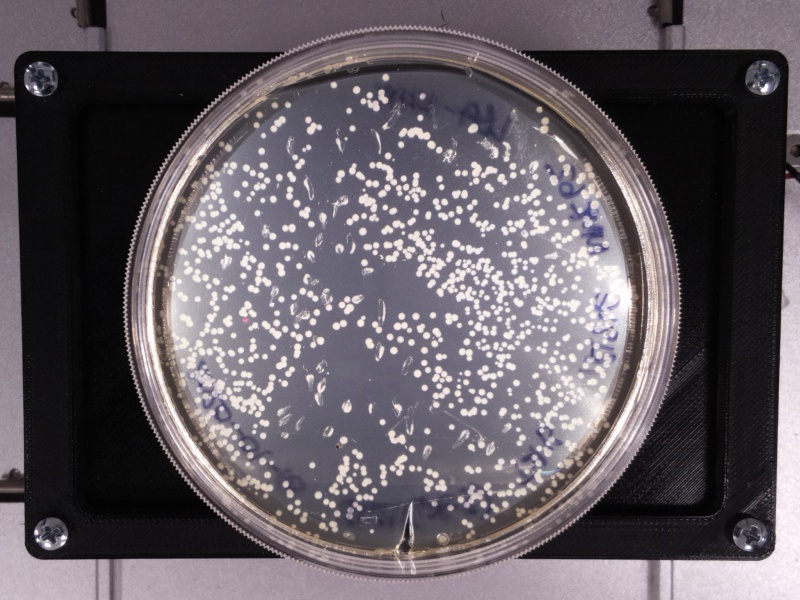
#> input picture src/tests/picture.jpg, 800 x 600 px
$ python colonyDetection.py
#> lines starting #> are read from the running program, lines starting #| are printed output that depends on the picture; after the words box and inside, x2 and y2 are one past the last pixel; in counts of white or black regions, pixels touching at a corner belong together
#!/usr/bin/env python
# -*- coding: utf-8 -*-


import cv2
from copy import deepcopy
import numpy as np

SOURCE="picture.jpg"
BACKGROUND_SOURCE="emptyplate.jpg"

def trackbarCallback(val):
    return val

cv2.namedWindow("win")
cv2.createTrackbar("th", "win" , 149, 255, trackbarCallback)


img=cv2.imread(SOURCE)
#> img is the input picture: shape (600, 800, 3); mean B, G, R 100.2, 93.7, 100.7
bg=cv2.imread(BACKGROUND_SOURCE)
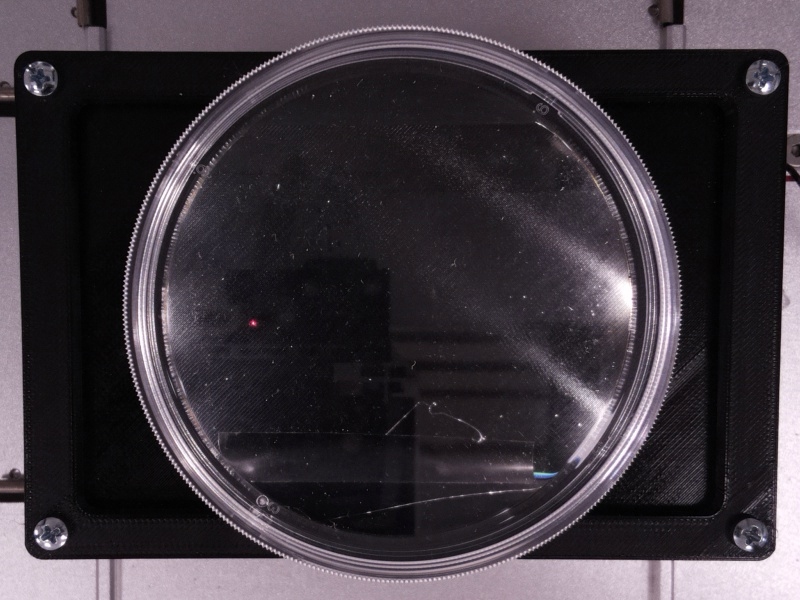
#> input picture src/tests/emptyplate.jpg, 800 x 600 px
#> bg is the input picture: shape (600, 800, 3); mean B, G, R 63.1, 56.4, 63.2


displayImg=img

def getForeground(img,bg):

    diff= cv2.subtract(img,bg)
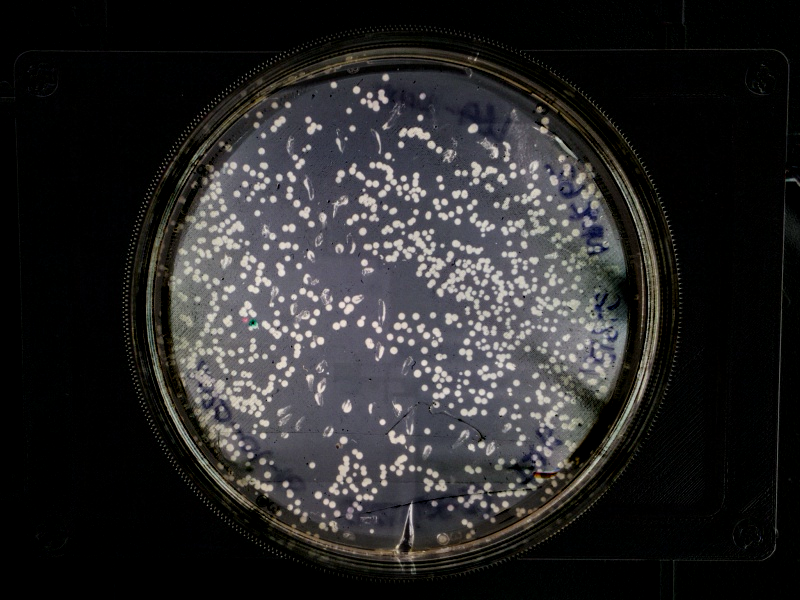
#> diff: shape (600, 800, 3); mean B, G, R 41, 40.4, 41.2

    return diff

def preprocessing(img):

    gray=cv2.cvtColor(img, cv2.COLOR_BGR2GRAY)

    kernelSize=(3,3)
    # ~ gray=cv2.blur(gray,kernelSize)
    # ~ gray=cv2.medianBlur(gray, 5)
    # ~ clahe = cv2.createCLAHE(clipLimit=14.0, tileGridSize=(8,8))
    # ~ gray = clahe.apply(gray)
    ret,bit = cv2.threshold(gray,cv2.getTrackbarPos("th", "win"),255,cv2.THRESH_BINARY)
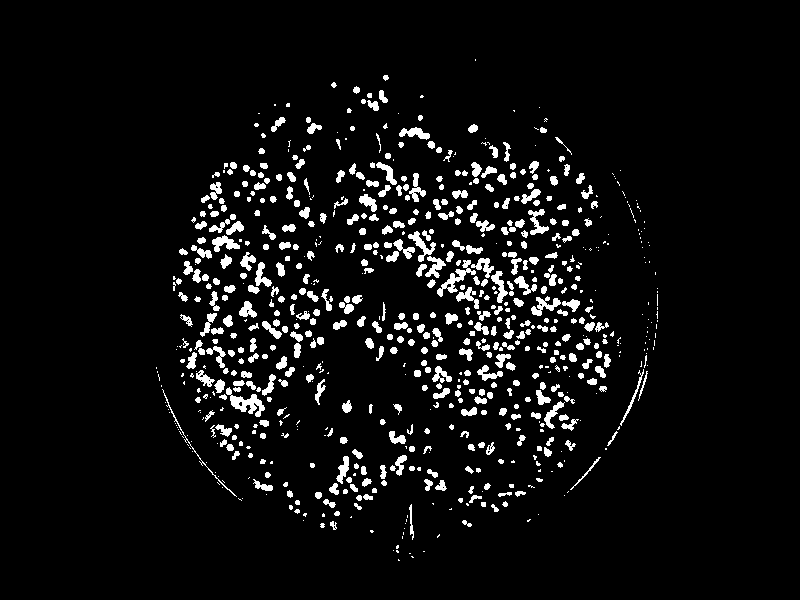
#> bit: shape (600, 800); 5.9% white; 770 white regions (289 under 20 px), largest, box (x1, y1, x2, y2) and area: (226, 387, 265, 417) 453, (437, 260, 476, 297) 379, (408, 231, 436, 262) 271
#> ret = 149

    th1=20
    th2=200
    # ~ edges=cv2.Canny(gray,th1,th2)


    bit = cv2.erode(bit, kernelSize, iterations=2)
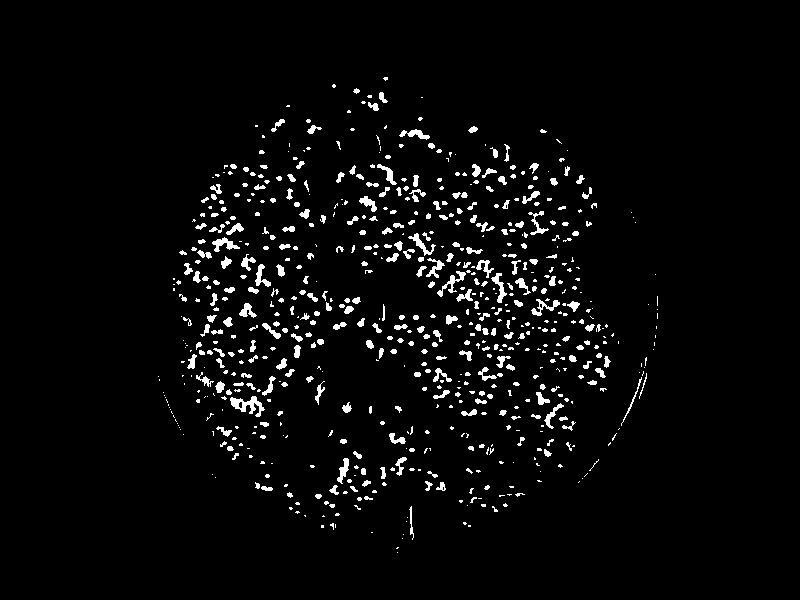
#> bit: shape (600, 800); 3.6% white; 697 white regions (396 under 20 px), largest, box (x1, y1, x2, y2) and area: (230, 396, 265, 417) 318, (437, 271, 466, 297) 198, (212, 237, 240, 252) 181
    bit = cv2.dilate(bit, kernelSize, iterations=2)
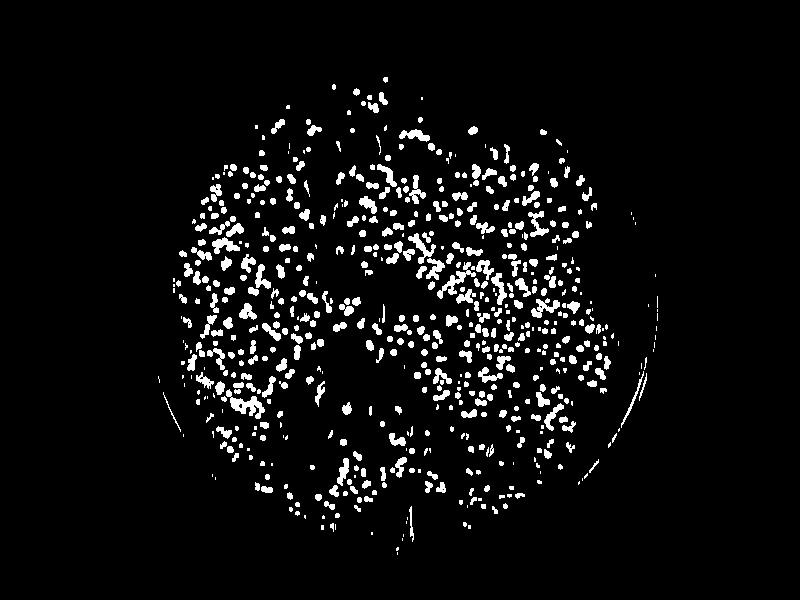
#> bit: shape (600, 800); 5.5% white; 649 white regions (184 under 20 px)

    # ~ closing = cv2.morphologyEx(bit, cv2.MORPH_OPEN, kernelSize)

    return bit


def circlesDetect(img):

    cImage=deepcopy(img)

    img2=preprocessing(img)

    circles = cv2.HoughCircles(img2,cv2.HOUGH_GRADIENT,0.1,5,
                                param1=2100,param2=10,minRadius=1,maxRadius=10)

    circles = np.uint16(np.around(circles))
    for i in circles[0,:]:
        # draw the outer circle
        cv2.circle(cImage,(i[0],i[1]),i[2],(0,255,0),1)


    return cImage

def circlesDetectCountours(img):


    cImage=deepcopy(img)

    img=preprocessing(img)


    contours = cv2.findContours(img, cv2.RETR_EXTERNAL, cv2.CHAIN_APPROX_SIMPLE)[0]
#> contours = 649 contours, 326 with area under 20; largest, box (x1, y1, x2, y2) and area: (226, 389, 265, 419) 380, (437, 262, 476, 299) 278, (408, 233, 436, 264) 209, (531, 298, 560, 318) 208, (212, 237, 240, 254) 203


    array = np.empty([1,2])

    for c in contours:
        (x,y),r = cv2.minEnclosingCircle(c)
        center = (int(x),int(y))
        r = int(r)
        if r >= 2 and r<=4:
            cv2.circle(cImage,center,r,(0,255,0),2)
            newPoint=[int(x),int(y)]
            array=np.append(array,[[int(x),int(y)]],axis=0)
#> this loop made 649 passes
#> (c, x, y, r, array) on passes 7 to 8: ([[321, 525], [321, 529], [323, 529], [323, 525]], 322, 527, 2, [[4.65e-310, 0], [322, 527]]), ([[335, 524], [335, 529]], 335, 526.5, 2, [[4.65e-310, 0], [322, 527], [335, 526]])
#> (c, x, y, r, newPoint) on pass 58: ([[587, 473], [584, 476], [584, 478], [587, 475]], 585.5, 475.5, 2, [585, 475])
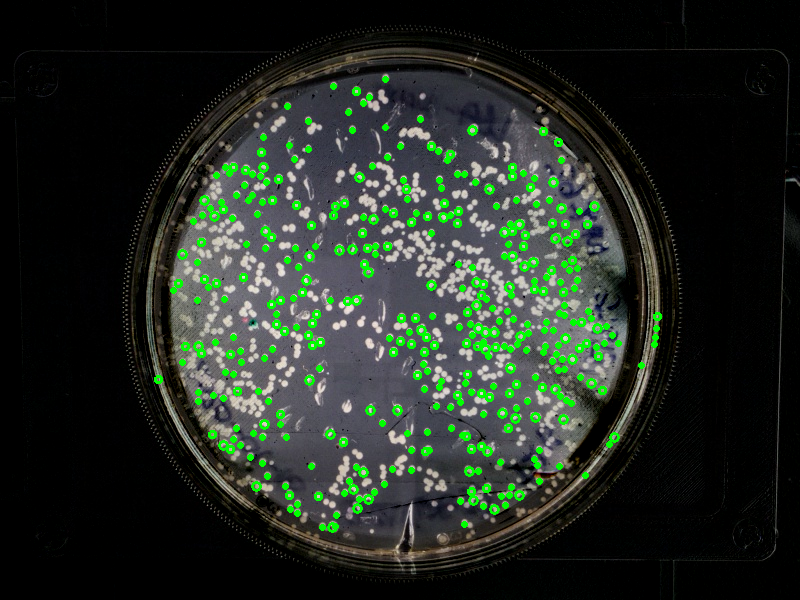
#> cImage: shape (600, 800, 3); 3.84% of pixels changed, all inside (x1, y1, x2, y2) = (154, 76, 662, 533)
#> after the loop, array = 388 pairs, first value 4.65e-310 to 657, second value 0 to 527


    print(array.shape)
#| (388, 2)
    return cImage

L_BUTTON_DOWN=False
R_BUTTON_DOWN=False

def click_and_change(event, x, y, flags, param):

    global L_BUTTON_DOWN, R_BUTTON_DOWN

    if event == cv2.EVENT_LBUTTONDOWN:
        L_BUTTON_DOWN=True

    elif event == cv2.EVENT_LBUTTONUP:
        L_BUTTON_DOWN=False

    if event == cv2.EVENT_RBUTTONDOWN:
        R_BUTTON_DOWN=True

    elif event == cv2.EVENT_RBUTTONUP:
        R_BUTTON_DOWN=False

cv2.setMouseCallback("win", click_and_change)


def main():

    c=0
    toggle=3


    while True:

        diff=getForeground(img,bg)

        img2=preprocessing(diff)

        img_circles= circlesDetectCountours(diff)


        if c==ord('1') or toggle==1:
            toggle=1
            result=img2

        if c==ord('2') or toggle==2:
            toggle=2
            result=img_circles

        if c==ord('3') or toggle==3:
            toggle=3
            result=img


        cv2.imshow("win",result)
        c=cv2.waitKey(1)
#> (key q is pressed here)

        if c==ord('q'):
            break


if __name__ == "__main__":
    main()
